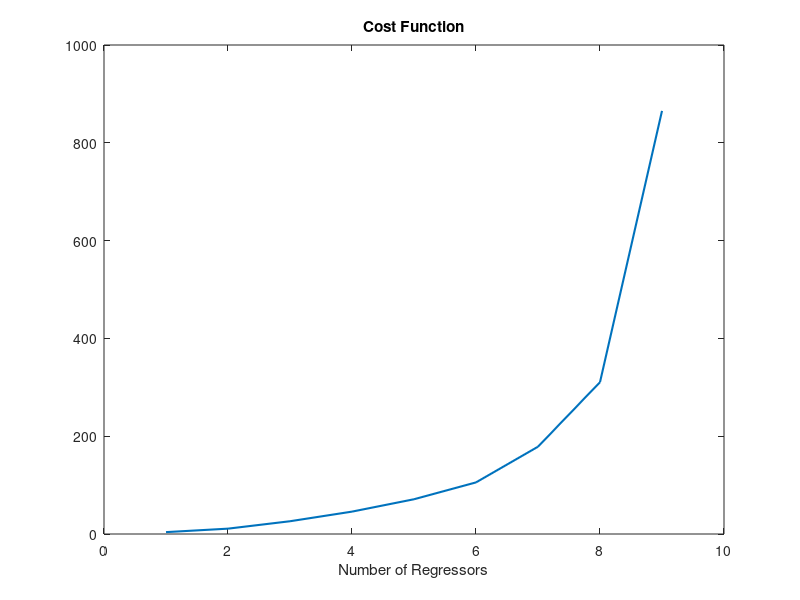
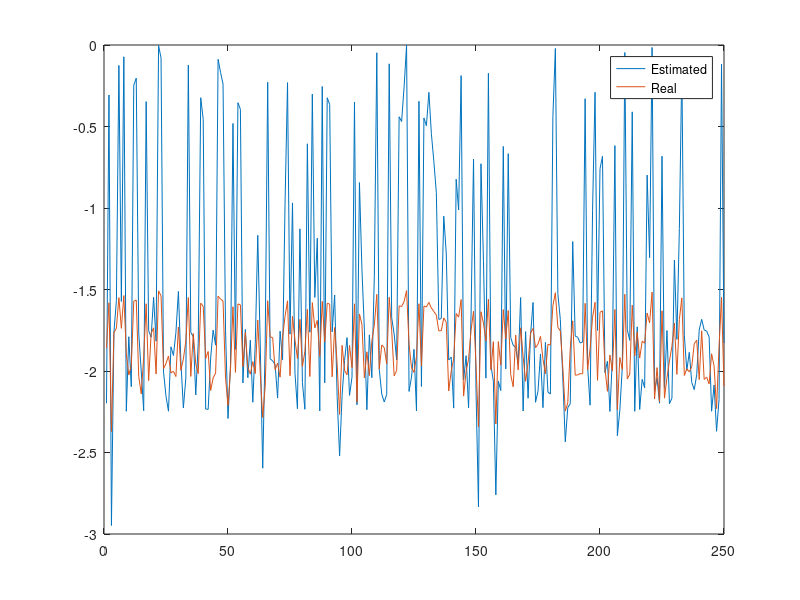
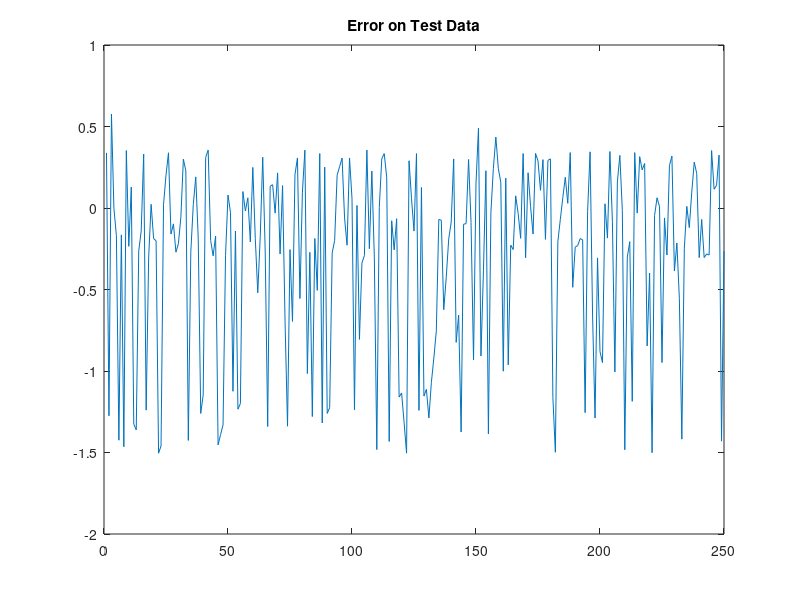

These figures' MATLAB source, in order: (Note: this script raises an error after producing the figures.)
clc
clear all
close all
%%
load ('data')
load ('noise1')
load ('noise2')
load ('noise3')
u=data(:,1);
rand=0.75*length(u);
%%
y=-1.5*ones(1000,1)-(0.8*u.^1)+(0.01*u.^3)-0.65*(u.^5)+(2.25*u.^6)-(1.7*u.^8);
u_train=u(1:rand,1);
y_train=y(1:rand,1);
u_test=u(rand+1:end,1);
y_test=y(rand+1:end,1);

x_train=[ones(rand,1) u_train.^1 u_train.^2 u_train.^3 u_train.^4 u_train.^5 u_train.^6 u_train.^7 u_train.^8];
x_test=[ones((1000-rand),1) u_test.^1 u_test.^2 u_test.^3 u_test.^4 u_test.^5 u_test.^6 u_test.^7 u_test.^8];
%%
%% ols

N_Regs=9;
x_ols=[x_train;x_test]';
x_test_ols= x_test;
v1=x_ols';
Real_Teta=[-1.5 -0.8 0 0.01 0 -0.65 2.25 0 -1.7]';
I=zeros(1,N_Regs);

for i=1:1000
    teta(:,i)=[-1.5 -0.8 0 0.01 0 -0.65 2.25 0 -1.7];
    Y(i,1)=x_ols(:,i)'*teta(:,i);
end

for i=1:N_Regs
    E1(i)=(v1(:,i)'*Y(:,1))/(v1(:,i)'*v1(:,i));
    err1(i)=E1(i)^2*norm(v1(:,i),2);
end

[m,I(1)]=max(err1);
V(:,1)=v1(:,I(1));

%%

for k=1:N_Regs
    alfa=zeros(1,k-1);
    for i=1:N_Regs
        for z=1:k-1
            if(i==I(z))
                err1(i)=0;
                break
            else
                for j=1:k-1
                    alfa(j)=(V(:,j)'*x_ols(i,:)')/(V(:,j)'*V(:,j));
                end
                al=0;
                for j=1:k-1
                    al=al+alfa(j)*V(:,j);
                end
                v1(:,i)=x_ols(i,:)'-al;
                E1(i)=(v1(:,i)'*Y(:,1))/(v1(:,i)'*v1(:,i));
                err1(i)=E1(i)^2*norm(v1(:,i),2);
            end
        end
        
    end
    [mk ,I(k)]=max(err1);
    V(:,k)=v1(:,I(k));
    T=inv(x_ols*x_ols')*x_ols*V;
    Eta=inv(V'*V)*V'*Y;
    tetahat=T*Eta;
end
for i=1:9
    V_orthogonal(:,I(i))=V(:,i);
end
%% BE
X_Train=V_orthogonal(1:rand,1:9);
X_Test=V_orthogonal(rand+1:end,1:9);
Xtrain_new=X_Train;
Xtest_new=X_Test;
Xtrain_base=X_Train;
Xtest_base=X_Test;
for j=1:size(X_Train,2)
    
    for i=1:size(X_Train,2)
        tp_train=Xtrain_new;
        tp_test=Xtest_new;
        tp_train(:,i)=[];
        tp_test(:,i)=[];
        teta_hat=inv(((tp_train)')*tp_train)*((tp_train)')*y_train;
        y_hat=tp_test*teta_hat;
        er=y_test-y_hat;
        J(i)=sum(er.^2);
    end
    
    [m,r]=min(J);
    Error(j)=m;
    J(r)=[];
    for k=1:size(Xtrain_base,2)
        if X_Train(:,r)==Xtrain_base(:,k)
            num(j)=k;
        end
    end
    Xtrain_new(:,r)=[];
    Xtest_new(:,r)=[];
    X_Train(:,r)=[];
    X_Test(:,r)=[];
end
disp(strcat('Order Regressors Backward Elimination (In orthogonal space)=  ',num2str(num)));
figure
plot(Error,'LineWidth',1.5)
xlabel('Number of Regressors')
title('Cost Function')
%% plots
se=6;
Xtrain_new=Xtrain_base(:,num(se+1:end));
Xtest_new=Xtest_base(:,num(se+1:end));
teta_hat=inv(((Xtrain_new)')*Xtrain_new)*((Xtrain_new)')*y_train
y_hat=Xtest_new*teta_hat;

figure
plot(y_hat);
hold on;
plot(y_test);
legend('Estimated','Real')


e_new=y_test-y_hat;
E=(y_test-y_hat)'*(y_test-y_hat)
figure
plot(e_new)
title('Error on Test Data')
J_new=sum(e_new.^2);
display(Error,'Cost Function')
display(mse(e_new),'MSE of Error in Test Data')
%% real space
X_Train=V_orthogonal(1:rand,1:9);
X_Test=V_orthogonal(rand+1:end,1:9);
Xtrain_new=X_Train;
Xtest_new=X_Test;
Xtrain_base=X_Train;
Xtest_base=X_Test;
y_train=X_Train*Real_Teta;
y_test=X_Test*Real_Teta;
for j=1:size(X_Train,2)
    
    for i=1:size(X_Train,2)
        tp_train=Xtrain_new;
        tp_test=Xtest_new;
        tp_train(:,i)=[];
        tp_test(:,i)=[];
        teta_hat=inv(((tp_train)')*tp_train)*((tp_train)')*y_train;
        y_hat=tp_test*teta_hat;
        er=y_test-y_hat;
        J(i)=sum(er.^2);
    end
    
    [m,r]=min(J);
    Error(j)=m;
    J(r)=[];
    for k=1:size(Xtrain_base,2)
        if X_Train(:,r)==Xtrain_base(:,k)
            num(j)=k;
        end
    end
    Xtrain_new(:,r)=[];
    Xtest_new(:,r)=[];
    X_Train(:,r)=[];
    X_Test(:,r)=[];
end
disp(strcat('Order Regressors Backward Elimination (In Real space)=  ',num2str(num)));
